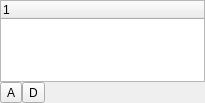
<?xml version="1.0" encoding="UTF-8"?>
<ui version="4.0">
 <class>KeyframeEditor_UI</class>
 <widget class="QWidget" name="KeyframeEditor_UI">
  <property name="geometry">
   <rect>
    <x>0</x>
    <y>0</y>
    <width>205</width>
    <height>103</height>
   </rect>
  </property>
  <property name="windowTitle">
   <string>Form</string>
  </property>
  <layout class="QGridLayout" name="gridLayout">
   <property name="margin">
    <number>0</number>
   </property>
   <property name="spacing">
    <number>0</number>
   </property>
   <item row="0" column="0" colspan="3">
    <widget class="QTreeWidget" name="keyframe_list">
     <property name="alternatingRowColors">
      <bool>true</bool>
     </property>
     <property name="rootIsDecorated">
      <bool>false</bool>
     </property>
     <property name="itemsExpandable">
      <bool>false</bool>
     </property>
     <property name="sortingEnabled">
      <bool>false</bool>
     </property>
     <property name="allColumnsShowFocus">
      <bool>true</bool>
     </property>
     <column>
      <property name="text">
       <string notr="true">1</string>
      </property>
     </column>
    </widget>
   </item>
   <item row="1" column="0">
    <widget class="QToolButton" name="button_add">
     <property name="text">
      <string>A</string>
     </property>
     <property name="arrowType">
      <enum>Qt::NoArrow</enum>
     </property>
    </widget>
   </item>
   <item row="1" column="1">
    <widget class="QToolButton" name="button_delete">
     <property name="text">
      <string>D</string>
     </property>
     <property name="arrowType">
      <enum>Qt::NoArrow</enum>
     </property>
    </widget>
   </item>
   <item row="1" column="2">
    <spacer name="horizontalSpacer">
     <property name="orientation">
      <enum>Qt::Horizontal</enum>
     </property>
     <property name="sizeHint" stdset="0">
      <size>
       <width>118</width>
       <height>20</height>
      </size>
     </property>
    </spacer>
   </item>
  </layout>
 </widget>
 <resources/>
 <connections/>
</ui>
